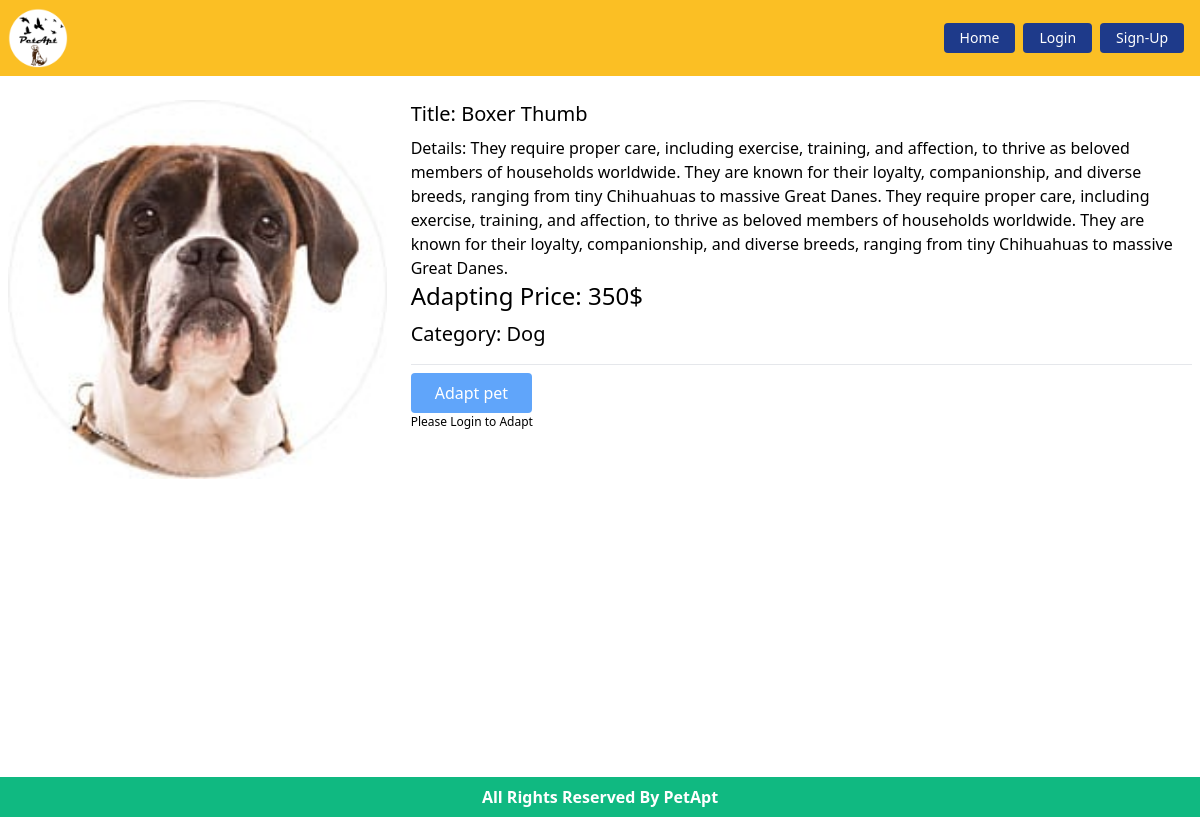
/user/pet-details/3, run on the app's committed database.
### Pets/models.py (models this page shows, shortened)
class Pet(models.Model):
    image = models.ImageField(upload_to='pets/media/images/')
    title = models.CharField(max_length = 40)
    description = models.TextField()
    adapt_price = models.IntegerField()
    category = models.ForeignKey(PetCategory, on_delete=models.CASCADE)

class PetCategory(models.Model):
    name = models.CharField(max_length=30)
    slug = models.SlugField(max_length=80)
    def __str__(self):
        return self.name

### Pets/views.py (the view, shortened to what this page needs)
# urls.py: path('pet-details/<int:id>', PetDetails.as_view(), name='petDetails')
class PetDetails(DetailView):
    model = Pet
    template_name = 'pet.html'
    pk_url_kwarg = 'id'
    def get_context_data(self, **kwargs):
        context = super().get_context_data(**kwargs)
        all_feedback = self.object.feedbacks.all()
        review_form = FeedbackForm()
        context['reviews'] = all_feedback
        context['review_form'] = review_form
        return context

### Pets/templates/pet.html (shortened to what this page needs)
{% extends 'base.html' %}
{% load static %}
{% block content %}
<div class="pet-card pt-2">
    <div class="md:grid grid-cols-3 gap-6">
        <div>
            <img src={{pet.image.url}} alt="pet" class="w-full">
        </div>
        <div class="col-span-2">
            <p class="text-xl pb-2">Title: {{pet.title}}</p>
            <p>Details: {{pet.description}}</p>
            <p class="text-2xl pb-2">Adapting Price: {{pet.adapt_price}}$</p>
            <p class="text-xl pb-2">Category: {{pet.category}}</p>
            <hr class="my-2">
            {% if user.is_authenticated %}
            <a href="{% url 'adaptpet' pet.id %}"
                class="rounded text-white hover:bg-green-500 border bg-green-400 px-6 py-2 inline-block">
                Adapt pet
            </a>
            {% else %}
            <button class="rounded text-white bg-blue-400 px-6 py-2 inline-block">Adapt
                pet
            </button>
            <p style="font-size: 12px;">Please Login to Adapt</p>
            {% endif %}
        </div>
    </div>
</div>
{% endblock %}

### data on the page
Pet: image (picture), title "Boxer Thumb", description "They require proper care, including exercise, training, and affection, to thrive as beloved members of households worldwide. They are known for their loyalty, companionship, and diverse breeds, ranging from tiny Chihuahuas to massive Great Danes. They require proper care, including exercise, training, and affection, to thrive as beloved members of households worldwide. They are known for their loyalty, companionship, and diverse breeds, ranging from tiny Chihuahuas to massive Great Danes.", adapt_price "350", category "Dog"
